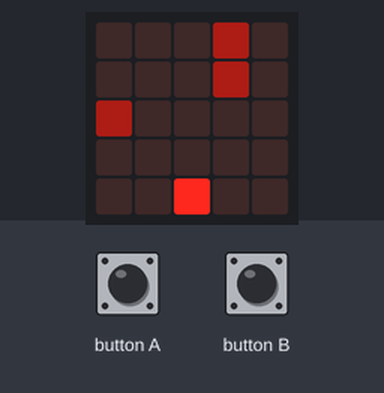
Recording of a program running on a simulated BBC micro:bit (MakeCode). Parts: the board's 5×5 LED display. The test bench sets the inputs (shaded band). Random numbers come from a fixed seed.

Above: at 1.2 s.
1.3 s: button A pressed for 0.15 s
At 2.8 s:
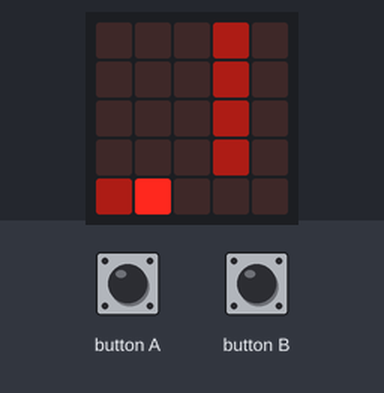
4.4 s: button B pressed for 0.15 s
At 5.8 s:
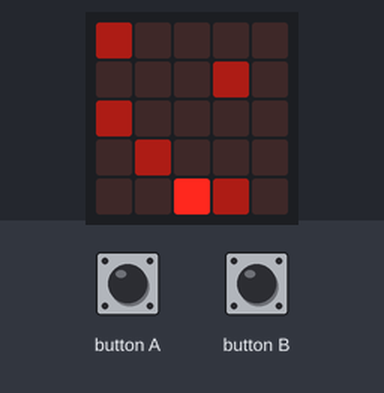
7.5 s: button A pressed for 0.15 s
At 8.8 s:
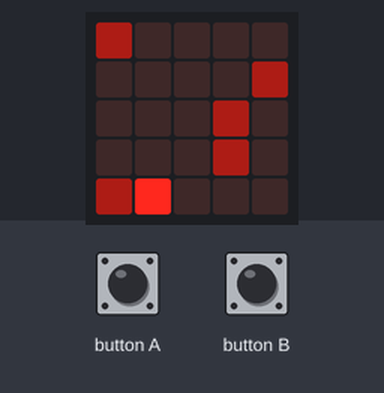
10.5 s: button B pressed for 0.15 s
At 11.7 s:
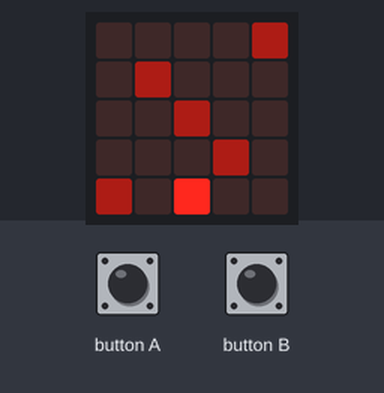
13.5 s: button A pressed for 0.15 s
At 14.8 s:
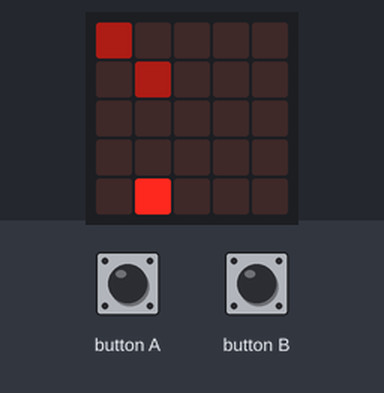
16.6 s: button B pressed for 0.15 s
At 18.4 s:
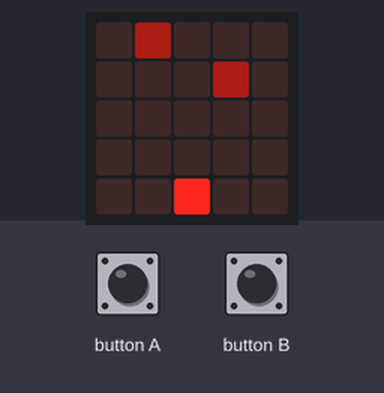
Timing chart, 0 to 19.9 s (numbered marks = the images above; inputs shaded):
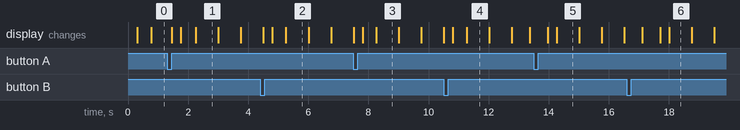

The program:

main.ts
```typescript
input.onButtonPressed(Button.A, function () {
    posicion_jugador += -1
})
input.onButtonPressed(Button.B, function () {
    posicion_jugador += 1
})
let y_enemigo = 0
let value = 0
let posicion_jugador = 2
let enemigos = [
randint(0, 4),
randint(0, 4),
randint(0, 4),
randint(0, 4),
randint(0, 0)
]
let posicion_enemigo = -4
basic.forever(function () {
    posicion_jugador = Math.constrain(posicion_jugador, 0, 4)
    basic.clearScreen()
    for (let index = 0; index <= enemigos.length - 1; index++) {
        value = enemigos[index]
        y_enemigo = (posicion_enemigo + index) % enemigos.length
        led.plotBrightness(value, y_enemigo, 50)
        if (y_enemigo == 4 && posicion_jugador == value) {
            basic.showIcon(IconNames.No)
            basic.showIcon(IconNames.Sad)
            posicion_enemigo = -4
        }
    }
    led.plot(posicion_jugador, 4)
})
loops.everyInterval(750, function () {
    posicion_enemigo += 1
    for (let index = 0; index <= enemigos.length - 1; index++) {
        value = enemigos[index]
        y_enemigo = (posicion_enemigo + index) % enemigos.length
        if (y_enemigo == 0) {
            enemigos[index] = randint(0, 4)
        }
    }
})
```

test.ts
```typescript
// aquí va el archivo "tests"; esto no se compilará cuando este paquete se utilice como una extensión.
```

Measured:
- what the display in image 1 shows lasts 0.7 s, from 2.3 s to 3.0 s
- what the display in image 2 shows lasts 0.7 s, from 5.3 s to 6.0 s
